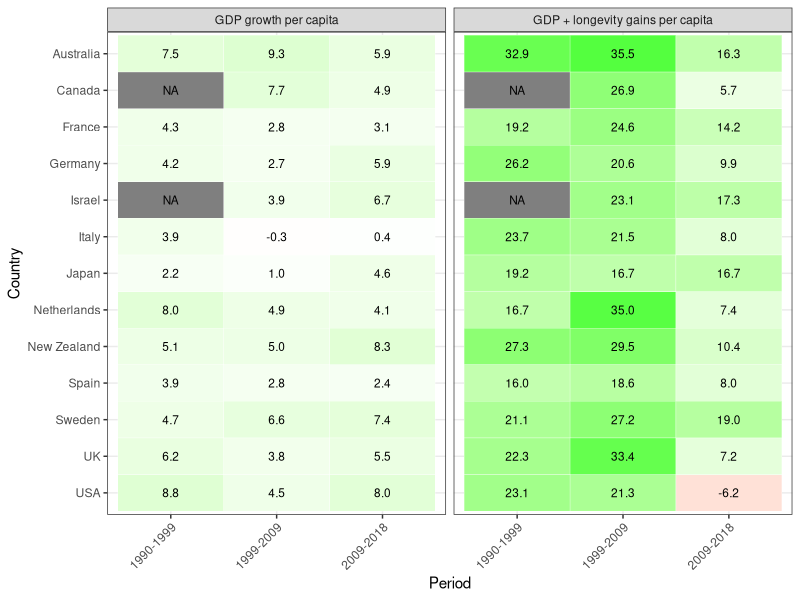

The R script that drew this image: (Note: this script raises an error after producing the figure.)
setwd("/Users/julianashwin/Documents/GitHub/international-gains-to-healthy-longevity/")
rm(list = ls())

library(tidyverse)
library(readxl)


table_data <- read_csv("data/Table3.csv")
countries <- unique(table_data$country)

raw_data <- read_xlsx("figures/Olshansky_plots/Andrew_international.xlsx", sheet = "All Data")  %>%
  mutate(country = str_replace(str_replace(country, "United Kingdom", "UK"), "United States of America", "USA")) %>%
  select(country, year, real_gdp_pc) %>%
  filter(country %in% countries, year %in% c("1990", "1999", "2009", "2018")) %>%
  group_by(country) %>%
  mutate(gdp_growth_pc = real_gdp_pc - lag(real_gdp_pc), 
         period = str_c(lag(year), "-", year)) %>%
  drop_na(period)

table_data %>%
  mutate(period = str_replace(str_replace(period, "2000", "1999"), "2010", "2009")) %>%
  left_join(raw_data) %>%
  mutate(both = gdp_growth_pc + wtp_pc) %>%
  pivot_longer(cols = c(gdp_growth_pc, both)) %>%
  mutate(value_clean = sprintf(fmt = "%01.1f",value)) %>%
  mutate(name_clean = factor(case_when(name == "gdp_growth_pc" ~ "GDP growth per capita", 
                                name == "both" ~ "GDP + longevity gains per capita"))) %>%
  mutate(country = factor(country)) %>%
  ggplot(aes(x = (period), y = fct_rev(country), fill = value)) + theme_bw() +  
  facet_wrap(~fct_rev(name_clean)) + 
  geom_tile(color = "white") + 
  geom_text(aes(label = value_clean), color = "black", size = 3) + 
  scale_fill_gradient2(low = "red", high = "green", mid = "white", 
                       midpoint = 0, limit = c(-10,40), guide = "none") +
  theme(axis.text.x = element_text(angle = 45, hjust = 1, vjust = 1)) + 
  labs(x = "Period", y = "Country")
ggsave(paste0("figures/infographic/historical.pdf"), width = 5, height = 3.5)


table2_data <- read_csv("data/Table2.csv")

table2_data %>%
  pivot_longer(cols = -country) %>%
  mutate(value_clean = sprintf(fmt = "%01.1f",value)) %>%
  mutate(country = factor(country)) %>%
  filter(!(name %in% c("Life Expectancy", "Healthy Life Expectancy"))) %>%
  mutate(name = factor(name, ordered = T, levels = c("Life Expectancy", "Healthy Life Expectancy", 
                                                     "Population (million people)", "Value of one extra year (trillion US$)"))) %>%
  ggplot(aes(x = (name), y = fct_rev(country))) + theme_bw() +  
  geom_tile(color = "grey", fill = "white") + 
  geom_text(aes(label = value_clean), color = "black", size = 3) + 
  scale_fill_gradient2(low = "red", high = "green", mid = "white", 
                       midpoint = 0, limit = c(-10,400), guide = "none") +
  scale_x_discrete(position = "top") +
  theme(axis.text.x = element_text(angle = -45, hjust = 1, vjust = 1)) + 
  labs(x = "", y = "")
ggsave(paste0("figures/infographic/oneyear.pdf"), width = 2.3, height = 4.5)


  